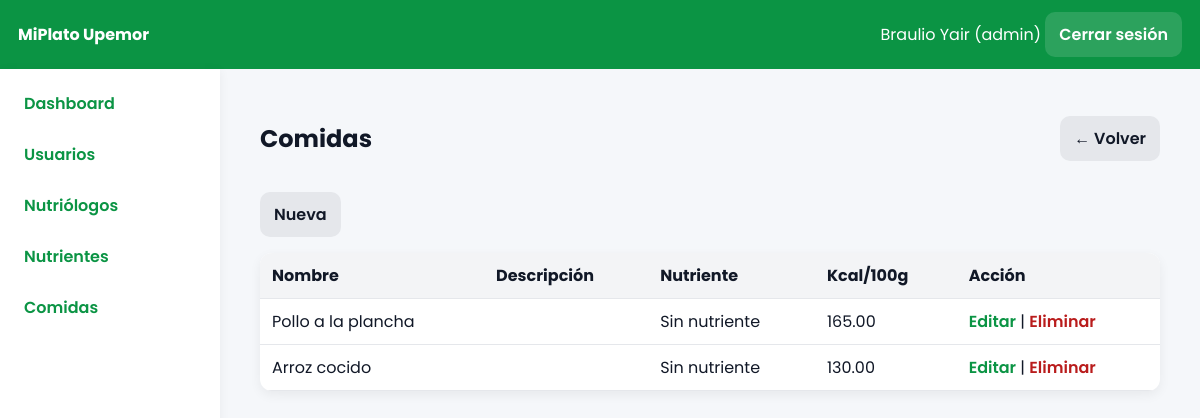
Page /index.php?controller=admin&action=comidas (signed in) on the earlier database version.
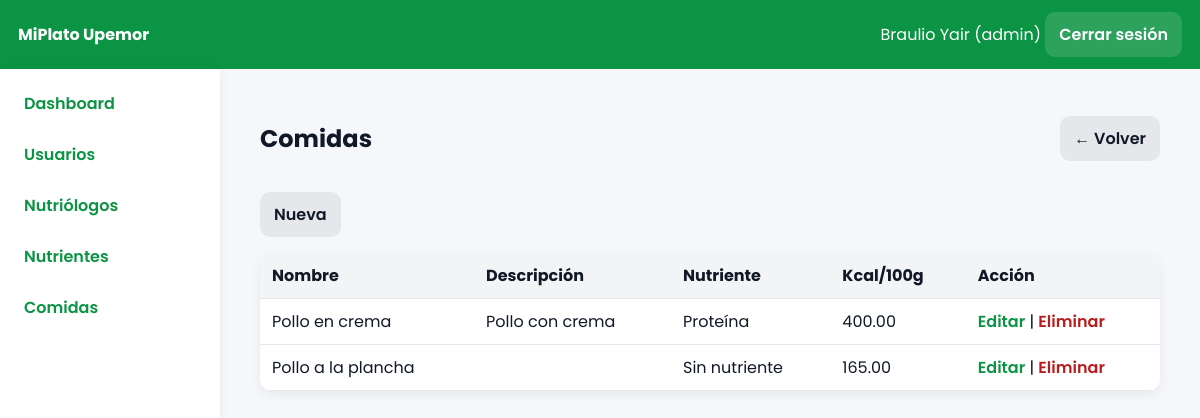
Same page on the later database version.
### tables this page shows
CREATE TABLE `comidas` (
  `id_comida` int(11) NOT NULL AUTO_INCREMENT,
  `nombre` varchar(150) NOT NULL,
  `descripcion` text DEFAULT NULL,
  `calorias_por_100g` decimal(7,2) NOT NULL DEFAULT 0.00,
  `id_nutriente` int(11) DEFAULT NULL,
  PRIMARY KEY (`id_comida`),
  KEY `comidas_ibfk_nutriente` (`id_nutriente`),
  CONSTRAINT `comidas_ibfk_nutriente` FOREIGN KEY (`id_nutriente`) REFERENCES `nutrientes` (`id_nutriente`) ON DELETE SET NULL ON UPDATE CASCADE
);

CREATE TABLE `nutrientes` (
  `id_nutriente` int(11) NOT NULL AUTO_INCREMENT,
  `nombre` varchar(120) NOT NULL,
  `calorias_por_gramo` decimal(6,2) NOT NULL DEFAULT 0.00,
  `unidad_medida` varchar(30) NOT NULL DEFAULT 'g',
  `tipo` varchar(60) NOT NULL DEFAULT 'macronutriente',
  PRIMARY KEY (`id_nutriente`)
);

### app/core/Controller.php (called while the page is built, shortened)
<?php
class Controller{
protected function view($file,$data=[]){$view=$file;extract($data);include __DIR__.'/../views/layout.php';}
protected function partial($file,$data=[]){extract($data);include __DIR__.'/../views/'.$file.'.php';}
}

### app/controllers/AdminController.php (called while the page is built, shortened)
<?php
require_once __DIR__.'/../models/User.php';require_once __DIR__.'/../models/Nutriente.php';require_once __DIR__.'/../models/Comida.php';require_once __DIR__.'/../models/EstudianteDetalle.php';
class AdminController extends Controller{
public function comidas()
{
    $list = (new Comida())->all();
    $this->view('admin/comidas/index', compact('list'));
}
}

### app/core/Router.php (called while the page is built)
<?php
class Router{public static function dispatch(){$c=$_GET['controller']??'auth';$a=$_GET['action']??'login';$cn=ucfirst($c).'Controller';$f=__DIR__.'/../controllers/'.$cn.'.php';if(!file_exists($f)){http_response_code(404);echo'Controller not found';exit;}require_once $f; if(!class_exists($cn)){echo'Class not found';exit;} $o=new $cn(); if(!method_exists($o,$a)){echo'Action not found';exit;} $o->$a();}}

### index.php (called while the page is built, shortened)
<?php
require __DIR__.'/app/helpers/url.php';
require __DIR__.'/app/core/Controller.php';
require __DIR__.'/app/core/Model.php';
require __DIR__.'/app/core/Database.php';
require __DIR__.'/app/core/Router.php';
Router::dispatch();

### app/helpers/url.php (called while the page is built, shortened)
<?php
function asset($p){return 'public/'.ltrim($p,'/');}

### app/core/Database.php (called while the page is built)
<?php
class Database{private static $c=null;public static function getConnection(){if(self::$c===null){$dsn='mysql:host='.DB_HOST.';dbname='.DB_NAME.';charset=utf8mb4';self::$c=new PDO($dsn,DB_USER,DB_PASS,[PDO::ATTR_ERRMODE=>PDO::ERRMODE_EXCEPTION,PDO::ATTR_DEFAULT_FETCH_MODE=>PDO::FETCH_ASSOC]);}return self::$c;}}

### app/core/Model.php (called while the page is built)
<?php class Model{protected $db;function __construct(){ $this->db=Database::getConnection();}}

### app/models/Comida.php (called while the page is built, shortened)
<?php
class Comida extends Model
{
    public function all()
    {
        $sql = "SELECT c.id_comida, c.nombre, c.descripcion, c.calorias_por_100g, c.id_nutriente, n.nombre AS nutriente
                FROM comidas c
                LEFT JOIN nutrientes n ON c.id_nutriente = n.id_nutriente
                ORDER BY c.id_comida DESC";
        return $this->db->query($sql)->fetchAll();
    }
}

### app/views/admin/comidas/index.php (the view)
<div class='page-head'>
  <h2>Comidas</h2>
  <a class='btn' href='index.php?controller=admin&action=dashboard'>← Volver</a>
</div>
<div class='actions'>
  <a class='btn' href='index.php?controller=admin&action=comidaForm'>Nueva</a>
</div>
<table class='table'>
  <thead>
    <tr>
      <th>Nombre</th>
      <th>Descripción</th>
      <th>Nutriente</th>
      <th>Kcal/100g</th>
      <th>Acción</th>
    </tr>
  </thead>
  <tbody>
    <?php foreach ($list as $c): ?>
      <tr>
        <td><?= htmlspecialchars($c['nombre']) ?></td>
        <td><?= htmlspecialchars($c['descripcion']) ?></td>
        <td><?= htmlspecialchars($c['nutriente'] ?? 'Sin nutriente') ?></td>
        <td><?= htmlspecialchars($c['calorias_por_100g']) ?></td>
        <td>
          <a class='link'
             href='index.php?controller=admin&action=comidaForm&id=<?= $c['id_comida'] ?>'>Editar</a>
           |
          <a class='link danger'
             href='index.php?controller=admin&action=comidaDelete&id=<?= $c['id_comida'] ?>'
             onclick="return confirm('¿Seguro que deseas eliminar esta comida?');">
             Eliminar
          </a>
        </td>
      </tr>
    <?php endforeach; ?>
  </tbody>
</table>

### app/views/layout.php (shortened to what this page needs)
<!DOCTYPE html><html lang="es"><head><meta charset="UTF-8"><meta name="viewport" content="width=device-width, initial-scale=1.0">
<title>MiPlato Upemor</title><link rel="stylesheet" href="<?= asset('css/app.css') ?>">
<script src="https://cdn.jsdelivr.net/npm/chart.js"></script></head><body>
<header class="topbar"><div class="brand">MiPlato Upemor</div><div class="nav-actions"><?php if(!empty($_SESSION['user'])): ?>
<span class="nav-user"><?= htmlspecialchars($_SESSION['user']['nombre']) ?> (<?= $_SESSION['user']['rol'] ?>)</span>
<a class="btn" href="index.php?controller=auth&action=logout">Cerrar sesión</a><?php endif; ?></div></header>
<div class="app"><?php if(!empty($_SESSION['user'])): ?><aside class="sidebar">
<?php if($_SESSION['user']['rol']==='admin'): ?>
<a href="index.php?controller=admin&action=dashboard" class="slink">Dashboard</a><a href="index.php?controller=admin&action=usuarios" class="slink">Usuarios</a><a href="index.php?controller=admin&action=nutriologos" class="slink">Nutriólogos</a><a href="index.php?controller=admin&action=nutrientes" class="slink">Nutrientes</a><a href="index.php?controller=admin&action=comidas" class="slink">Comidas</a>
<?php endif; ?></aside><?php endif; ?>
<main class="container"><?php if(!empty($_GET['error'])): ?><div class="alert error"><?= htmlspecialchars($_GET['error']) ?></div><?php endif; ?><?php if(!empty($_GET['ok'])): ?><div class="alert ok"><?= htmlspecialchars($_GET['ok']) ?></div><?php endif; ?><section><?php $this->partial($view, get_defined_vars()); ?></section></main></div></body></html>

### public/css/app.css (style rules this page uses)
* { box-sizing:border-box }
body { font-family:'Poppins',system-ui,Segoe UI,Roboto,Arial,sans-serif;background:#f5f7fa;margin:0;color:#111827 }
.topbar { display:flex;justify-content:space-between;align-items:center;background:#0b9444;color:#fff;padding:12px 18px }
.brand { font-weight:700 }
.app { display:flex;gap:0 }
.sidebar { width:220px;min-height:calc(100vh - 56px);background:#fff;box-shadow:0 2px 10px rgba(0,0,0,.06);padding:12px;position:sticky;top:56px }
.slink { display:block;padding:10px 12px;border-radius:10px;color:#0b9444;text-decoration:none;font-weight:600;margin-bottom:6px }
.container { flex:1;max-width:calc(100% - 220px);margin:24px;padding:0 16px }
.btn { display:inline-block;padding:10px 14px;border-radius:10px;border:0;background:#e5e7eb;text-decoration:none;color:#111827;font-weight:600 }
.actions { margin:16px 0;display:flex;gap:8px;flex-wrap:wrap }
.table { width:100%;border-collapse:collapse;background:#fff;border-radius:12px;overflow:hidden;box-shadow:0 4px 12px rgba(0,0,0,.06) }
.table th,.table td { padding:10px 12px;border-bottom:1px solid #e5e7eb;vertical-align:top }
.table th { background:#f3f4f6;text-align:left }
.link { color:#0b9444;text-decoration:none;font-weight:600 }
.link.danger { color:#b91c1c }
.topbar .btn { background:#ffffff22;color:#fff }
.page-head { display:flex;align-items:center;justify-content:space-between;margin:8px 0 12px }

Differences in the rows shown:
removed comidas: nombre "Arroz cocido", nutriente "Sin nutriente", calorias_por_100g "130.00"
added comidas: nombre "Pollo en crema", descripcion "Pollo con crema", id_nutriente.nombre "Proteína", calorias_por_100g "400.00"
